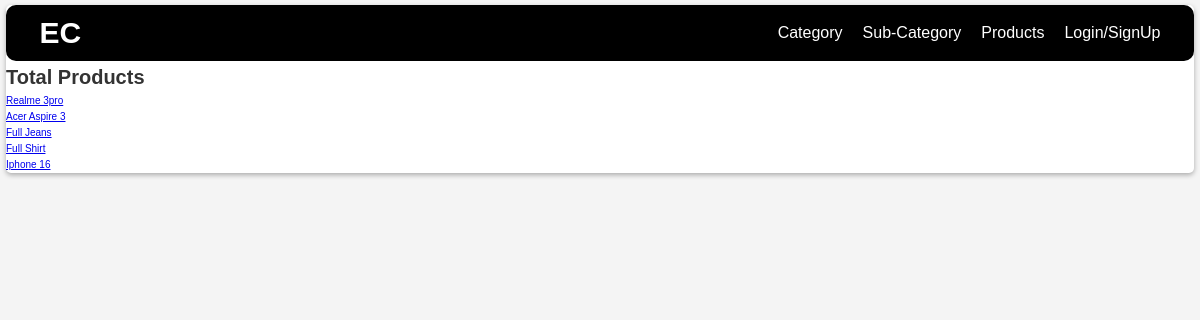
Screenshot of /products/ with the database file from the repository.
### base/models.py (models this page shows, shortened)
class Product(models.Model):
    STATUS_CHOICES = [
        ('In-Stock', 'In-Stock'),
        ('Out-of-Stock', 'Out-of-Stock'),
    ]
    category = models.ForeignKey(SubCategory, on_delete=models.CASCADE)
    product_id = models.CharField(max_length=10, unique=True, editable=False)
    name = models.CharField(max_length=30)
    product_image = models.ImageField(null=True, blank=True)
    price = models.FloatField()
    description = models.TextField(null=True)
    quantity = models.CharField(max_length=10, null=True, blank=True)
    stock = models.CharField(max_length=20, choices=STATUS_CHOICES, default="In-Stock")
    created_at = models.DateTimeField(auto_now_add=True)
    updated_at = models.DateTimeField(auto_now=True)
    deleted_at = models.DateTimeField(null=True, blank=True)

### base/views.py (the view)
# urls.py: path("products/", views.productsView, name="products"),
def productsView(request):
    page = "all_products"
    products = Product.objects.all()
    context = {"products":products, "page":page}
    return render(request, "base/product/products.html", context)

### base/templates/base/product/products.html
{% extends "main.html" %}
{% block content %}
{% if page == "all_products" %}
    <div>
        <h1>Total Products</h1>
        {% for product in products %}
            <ul>
                <li><a href="{% url "product" product.id %}">{{product.name}}</a></li>
            </ul>
        {% endfor %}
    </div>
{% else %}
    <form method="POST">
        {% csrf_token %}
        {{ form.as_p }}
        <button type="submit">Create-Product</button>
    </form>
{% endif %}
{% endblock content %}

### static/styles/main.css (style rules this page uses)
*, *::after, *::before { box-sizing: border-box; padding: 0; margin: 0; }
html { font-size: 62.5%; }
body { font-family: 'Poppins', sans-serif; line-height: 1.6; background-color: #f4f4f4; color: #333; }

### rows the page displays
Product: name "Realme 3pro"
Product: name "Acer Aspire 3"
Product: name "Full Jeans"
Product: name "Full Shirt"
Product: name "Iphone 16"
